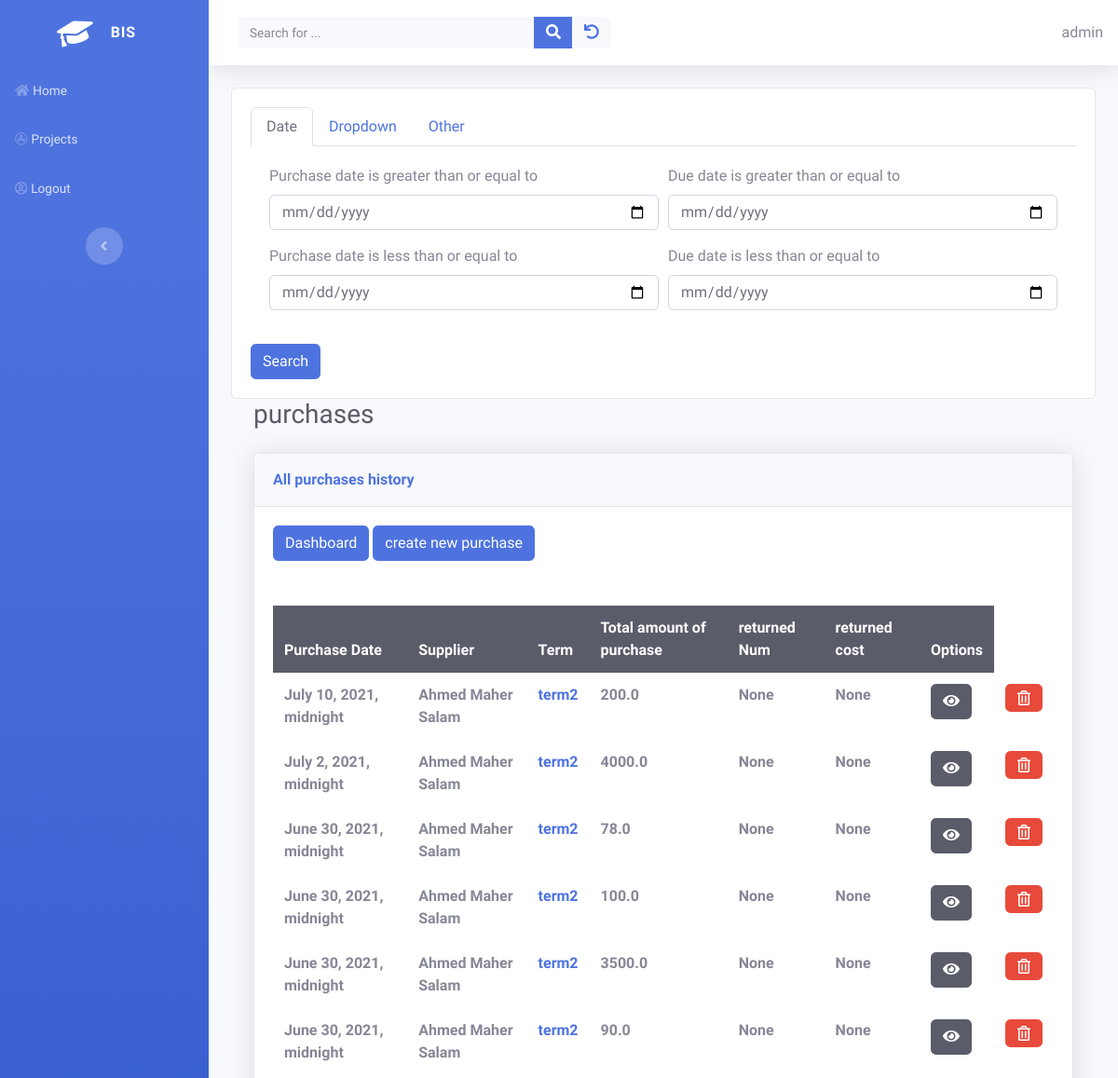
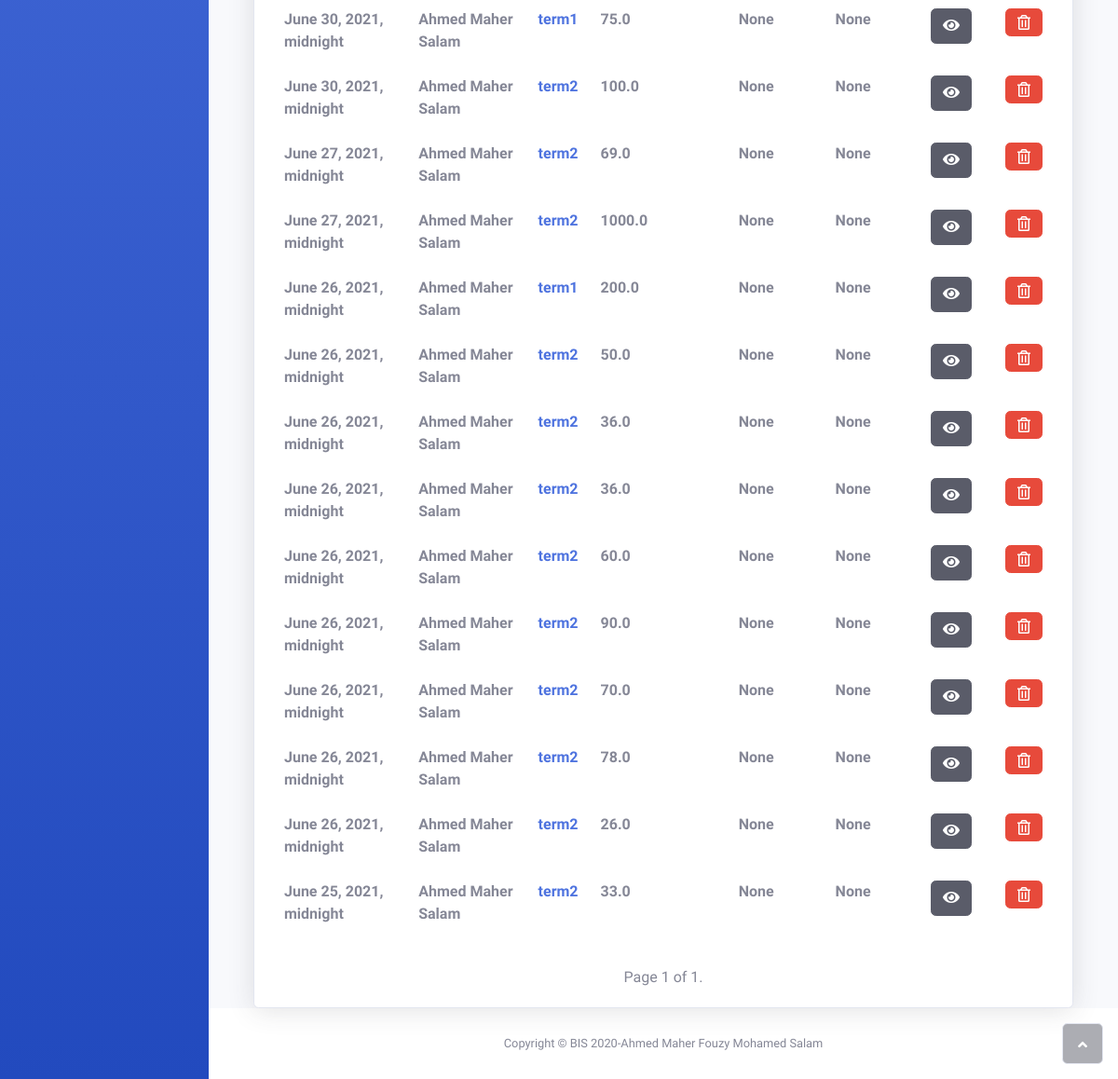
/inventory/list_purchase (signed in), run on the app's committed database (2 pictures, top to bottom).
### inventory/models.py (models this page shows, shortened)
class PurchaseInventory(models.Model):
    class Status(models.IntegerChoices):
        UNPAID = 0 , _("UNPAID")
        PAID = 1 , _("PAID")
    status = models.IntegerField(choices=Status.choices)
    owner = models.ForeignKey(get_user_model(), on_delete=models.CASCADE)
    purchase_date = models.DateTimeField()
    due_date = models.DateField(
        help_text="optional if you want to specify it by yourself",
        null = True ,
        blank = True,
    )
    supplier = models.ForeignKey(Supplier, on_delete=models.CASCADE)
    term = models.ForeignKey(PaymentSalesTerm, on_delete=models.CASCADE)
    frieght_in = models.FloatField(default=0)
    num_returend = models.IntegerField(blank=True, null=True)
    cost_returned =  models.FloatField(blank=True, null=True)
    total_purchases = models.FloatField(blank=True, null=True)
    net_purchases = models.FloatField(blank=True, null=True)
    total_amount_paid = models.FloatField(blank=True, null=True)
    objects = models.Manager() # the default_managers
    purchases = PurchaseManager()

class PaymentSalesTerm(models.Model):
    class Term(models.IntegerChoices):
        CASH = 0 , _("Pay CASH")
        ON_DEMAND = 1 , _("Cash On Demand")
        DAYS = 2, _("Due in number of days")
        END_OF_MONTH = 3,_("Due at the end of month")
        NEXT_MONTH = 4,_("Due on the next Month")
        OTHER = 5, _("let me specify the due date DD-MM-YYY")
    owner = models.ForeignKey(get_user_model(), on_delete=models.CASCADE)
    config = models.CharField(
        max_length=100,
        help_text="Specify name for this setting"
        )
    terms = models.IntegerField(choices=Term.choices , default=Term.CASH , blank=False)
    num_of_days_due = models.PositiveSmallIntegerField(
        help_text="in case of you want to specify number of days due"
    )
    discount_in_days = models.PositiveSmallIntegerField(
        validators=[MaxValueValidator(32)] ,
        null = True,
        blank = True
    )
    discount_percentage = models.FloatField(
        help_text="Enter discount like this 5%>>will be  5 not 0.05",
    )
    cash_account =  models.ForeignKey('sole_proprietorship.Accounts',on_delete=models.CASCADE , related_name='payment_sales_term_cash_account')
    accounts_payable =models.ForeignKey('sole_proprietorship.Accounts',on_delete=models.CASCADE , related_name='payment_sales_term_accounts_payable_account')
    freight_in_account = models.ForeignKey('sole_proprietorship.Accounts',
                                    on_delete=models.CASCADE,
                                    related_name='freight_in_account',
                                    null=True,
                                    blank=True,
                                    help_text='choose A/p or Cash to determine if you paid this cost cash or not')
    def __str__(self):
        return self.config

### suppliers/models.py (models this page shows)
class Supplier(models.Model):
    owner = models.ForeignKey(get_user_model(), on_delete=models.CASCADE)
    first_name  = models.CharField(max_length=50)
    last_name   = models.CharField(max_length=50)
    middle_name = models.CharField(max_length=50 , blank=True , null=False , default=" ")
    @property
    def full_name(self):
        return '%s %s %s' % (self.first_name, self.middle_name , self.last_name)
    def __str__(self):
        return self.full_name

### inventory/views.py (the view)
# urls.py: path('list_purchase' , views.ListPurchaseInventoryView.as_view() , name="list_purchase") ,
class ListPurchaseInventoryView(LoginRequiredMixin, FilterView):
    model = PurchaseInventory
    template_name = "inventory/purchase_list.html"
    paginate_by = 30
    ordering = ["-purchase_date"]
    filterset_class = PurchaseFilter
    helper = PurchaseFilterHelper()
    def get_queryset(self):
        qs = super().get_queryset().filter(owner=self.request.user).all()
        print('query', qs.query)
        return qs
    def get_context_data(self, **kwargs):
        ctx = super().get_context_data(**kwargs)
        ctx['helper'] = self.helper
        return ctx

### inventory/templates/inventory/purchase_list.html (shortened to what this page needs)
{% extends "home/base.html" %}
{% load static %}
{% block content %}
{% include 'home/filter_form.html' %}
   <div class="container-fluid">
    <h3 class="text-dark mb-4">purchases</h3>
    <div class="card shadow">
        <div class="card-header py-3">
            <p class="text-primary m-0 font-weight-bold">All purchases history</p>
        </div>
        <div class="card-body">
            <a href="{% url 'inventory:purchases_dashboard' %}">
              <button class="btn btn-primary">Dashboard</button>
            </a>
            <a href="{% url 'inventory:create_purchase' %}">
                <button class="btn btn-primary">create new purchase</button>
            </a>
        </div>
        <div class="card-body">
            <div class="table-responsive table mt-2" id="dataTable" role="grid" aria-describedby="dataTable_info">
                <table class="table table-hover table-borderless" id="mydataTable">
                    <thead class="table-dark">
                        <tr>
                            <th>Purchase Date</th>
                            <th>Supplier</th>
                            <th>Term</th>
                            <th>Total amount of purchase</th>
                            <th>returned Num</th>
                            <th>returned cost</th>
                            <th>Options</th>
                        </tr>
                    </thead>
                    <tbody>
                            {% if purchaseinventory_list %}
                            {% for purchase in purchaseinventory_list %}
                            <tr>
                                <td><strong>{{ purchase.purchase_date }}</strong></td>
                                <td><strong>{{ purchase.supplier}}</strong></td>
                                <td>
                                    <strong>
                                        <a href="{% url "inventory:list_term"%}" target="blank">{{ purchase.term}}</a>
                                    </strong>
                                </td>
                                <td><strong>{{ purchase.total_purchases }}</strong></td>
                                <td><strong>{{ purchase.num_returend }}</strong></td>
                                <td><strong>{{ purchase.cost_returned }}</strong></td>
                                <td><a href="{% url "inventory:detail_purchase" purchase.pk %}" target="_blank"><button class="btn btn-dark" type="button"><i class="fa fa-eye"></i></button></a></td>
                                <td>
                                    <a href="{% url 'inventory:delete_purchase' purchase.id %}">
                                        <button type="button" class="btn btn-danger"><i class="far fa-trash-alt d-xl-flex justify-content-xl-center align-items-xl-center"></i></button>
                                    </a>
                                </td>
                            </tr>
                            {% endfor %}
                          {% else %}
                            <p>There are no accounts in the database.</p>
                          {% endif %}
                    </tbody>
                </table>
            </div>
            {% load sole_proprietorship_extras %}
            {% include 'home/pagination.html' %}
        </div>
    </div>
{% endblock %}

### home/templates/home/base.html (shortened to what this page needs)
{% load static%}
<!DOCTYPE html>
<html>
<head>
    <link rel="stylesheet" href="{% static 'home/bootstrap/css/bootstrap.min.css' %}">
    <link rel="stylesheet" href="{% static 'home/css/styles.min.css' %}">
    <link rel="stylesheet" href="https://use.fontawesome.com/releases/v5.12.0/css/all.css">
</head>
<body id="page-top">
    <div id="wrapper">
        <nav class="navbar navbar-dark align-items-start sidebar sidebar-dark accordion bg-gradient-primary p-0">
            <div class="container-fluid d-flex flex-column p-0">
                <a class="navbar-brand d-flex justify-content-center align-items-center sidebar-brand m-0" href="#">
                    <div class="sidebar-brand-icon rotate-n-15"><i class="fas fa-graduation-cap"></i></div>
                    <div class="sidebar-brand-text mx-3"><span>BIS</span></div>
                </a>
                <ul class="nav navbar-nav text-light" id="accordionSidebar">
                    <li class="nav-item" role="presentation"><a class="nav-link" href="{% url 'home:home' %}"><i class="fas fa-home"></i><span>Home</span></a><a class="nav-link" href="{% url 'projects:home' %}"><i class="fab fa-app-store"></i><span>Projects</span></a></li>
                    {% if user.is_authenticated %}
                    <li class="nav-item" role="presentation"><a class="nav-link" href="{% url 'home:logout' %}?next={{ request.path }}"><i class="far fa-user-circle"></i><span>Logout</span></a></li>
                    {% endif %}
                </ul>
                <div class="text-center d-none d-md-inline"><button class="btn rounded-circle border-0" id="sidebarToggle" type="button"></button></div>
            </div>
        </nav>
        <div class="d-flex flex-column" id="content-wrapper">
            <div id="content">
                <nav class="navbar navbar-light navbar-expand bg-white shadow mb-4 topbar static-top">
                    <div class="container-fluid"><button class="btn btn-link d-md-none rounded-circle mr-3" id="sidebarToggleTop" type="button"></button>
                        <div class="form-inline d-none d-sm-inline-block mr-auto ml-md-3 my-2 my-md-0 mw-100 navbar-search">
                            <div class="input-group"><input id="search" class="bg-light form-control border-0 small" type="text" placeholder="Search for ..." name="search"   {% if search %} value="{{ search }}" {% endif %}>
                                <div class="input-group-append"><button id= "search-btn" class="btn btn-primary py-0" ><i class="fas fa-search"></i></button></div>
                                <div class="input-group-append"><button class="btn btn-light py-0" type="button"><a href="{% url 'projects:home' %}"><i class="fa fa-undo"></i></a></button></div>
                            </div>
                        </div>
                        <div>
                            {{ user.username }}
                        </div>
                    </div>
                </nav>
                <div class="container">
                    <div id="ajax">
                    {% block content %}{% endblock%}
                    </div>
                </div>
            </div>
            <footer class="bg-white sticky-footer">
                <div class="container my-auto">
                    <div class="text-center my-auto copyright"><span>Copyright © BIS 2020-Ahmed Maher Fouzy Mohamed Salam</span></div>
                </div>
            </footer>
        </div><a class="border rounded d-inline scroll-to-top" href="#page-top"><i class="fas fa-angle-up"></i></a></div>
</body>
</html>

### data on the page
PurchaseInventory: purchase_date "July 10, 2021, midnight", supplier "Ahmed Maher Salam", term "term2", total_purchases "200.0", num_returend "None", cost_returned "None"
PurchaseInventory: purchase_date "July 2, 2021, midnight", supplier "Ahmed Maher Salam", term "term2", total_purchases "4000.0", num_returend "None", cost_returned "None"
PurchaseInventory: purchase_date "June 30, 2021, midnight", supplier "Ahmed Maher Salam", term "term2", total_purchases "78.0", num_returend "None", cost_returned "None"
PurchaseInventory: purchase_date "June 30, 2021, midnight", supplier "Ahmed Maher Salam", term "term2", total_purchases "100.0", num_returend "None", cost_returned "None"
PurchaseInventory: purchase_date "June 30, 2021, midnight", supplier "Ahmed Maher Salam", term "term2", total_purchases "3500.0", num_returend "None", cost_returned "None"
PurchaseInventory: purchase_date "June 30, 2021, midnight", supplier "Ahmed Maher Salam", term "term2", total_purchases "90.0", num_returend "None", cost_returned "None"
PurchaseInventory: purchase_date "June 30, 2021, midnight", supplier "Ahmed Maher Salam", term "term1", total_purchases "75.0", num_returend "None", cost_returned "None"
PurchaseInventory: purchase_date "June 30, 2021, midnight", supplier "Ahmed Maher Salam", term "term2", total_purchases "100.0", num_returend "None", cost_returned "None"
PurchaseInventory: purchase_date "June 27, 2021, midnight", supplier "Ahmed Maher Salam", term "term2", total_purchases "69.0", num_returend "None", cost_returned "None"
PurchaseInventory: purchase_date "June 27, 2021, midnight", supplier "Ahmed Maher Salam", term "term2", total_purchases "1000.0", num_returend "None", cost_returned "None"
PurchaseInventory: purchase_date "June 26, 2021, midnight", supplier "Ahmed Maher Salam", term "term1", total_purchases "200.0", num_returend "None", cost_returned "None"
PurchaseInventory: purchase_date "June 26, 2021, midnight", supplier "Ahmed Maher Salam", term "term2", total_purchases "50.0", num_returend "None", cost_returned "None"
PurchaseInventory: purchase_date "June 26, 2021, midnight", supplier "Ahmed Maher Salam", term "term2", total_purchases "36.0", num_returend "None", cost_returned "None"
PurchaseInventory: purchase_date "June 26, 2021, midnight", supplier "Ahmed Maher Salam", term "term2", total_purchases "36.0", num_returend "None", cost_returned "None"
PurchaseInventory: purchase_date "June 26, 2021, midnight", supplier "Ahmed Maher Salam", term "term2", total_purchases "60.0", num_returend "None", cost_returned "None"
PurchaseInventory: purchase_date "June 26, 2021, midnight", supplier "Ahmed Maher Salam", term "term2", total_purchases "90.0", num_returend "None", cost_returned "None"
PurchaseInventory: purchase_date "June 26, 2021, midnight", supplier "Ahmed Maher Salam", term "term2", total_purchases "70.0", num_returend "None", cost_returned "None"
PurchaseInventory: purchase_date "June 26, 2021, midnight", supplier "Ahmed Maher Salam", term "term2", total_purchases "78.0", num_returend "None", cost_returned "None"
PurchaseInventory: purchase_date "June 26, 2021, midnight", supplier "Ahmed Maher Salam", term "term2", total_purchases "26.0", num_returend "None", cost_returned "None"
PurchaseInventory: purchase_date "June 25, 2021, midnight", supplier "Ahmed Maher Salam", term "term2", total_purchases "33.0", num_returend "None", cost_returned "None"

### other printed values
{{ user.username }} "admin"
{{ page_obj.number }} "1"
{{ page_obj.paginator.num_pages }} "1"
